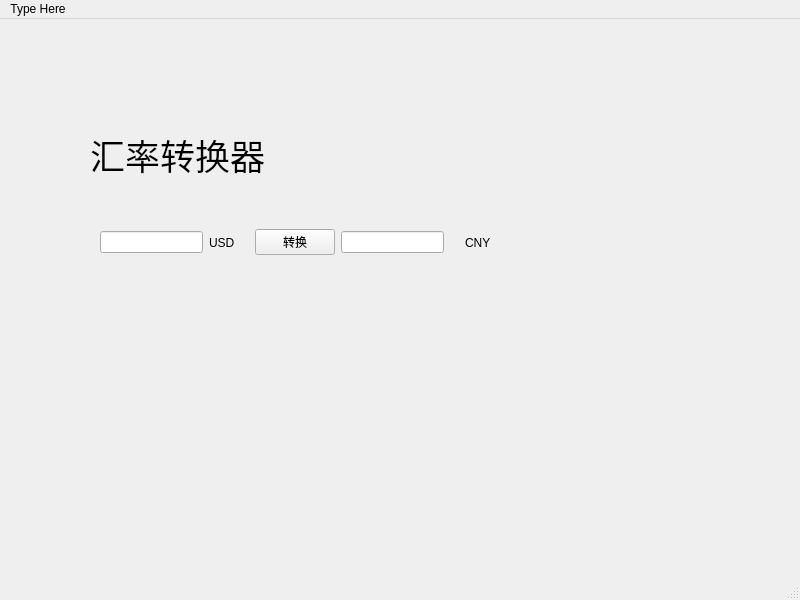
<?xml version="1.0" encoding="UTF-8"?>
<ui version="4.0">
 <class>MainWindow</class>
 <widget class="QMainWindow" name="MainWindow">
  <property name="geometry">
   <rect>
    <x>0</x>
    <y>0</y>
    <width>800</width>
    <height>600</height>
   </rect>
  </property>
  <property name="windowTitle">
   <string>MainWindow</string>
  </property>
  <widget class="QWidget" name="centralwidget">
   <widget class="QLabel" name="label">
    <property name="geometry">
     <rect>
      <x>90</x>
      <y>70</y>
      <width>271</width>
      <height>131</height>
     </rect>
    </property>
    <property name="font">
     <font>
      <family>04b_21</family>
      <pointsize>26</pointsize>
     </font>
    </property>
    <property name="text">
     <string>汇率转换器</string>
    </property>
   </widget>
   <widget class="QWidget" name="horizontalLayoutWidget">
    <property name="geometry">
     <rect>
      <x>100</x>
      <y>160</y>
      <width>391</width>
      <height>127</height>
     </rect>
    </property>
    <layout class="QHBoxLayout" name="horizontalLayout">
     <property name="topMargin">
      <number>20</number>
     </property>
     <property name="bottomMargin">
      <number>20</number>
     </property>
     <item>
      <widget class="QLineEdit" name="lineEdit"/>
     </item>
     <item>
      <widget class="QLabel" name="label_2">
       <property name="text">
        <string>USD</string>
       </property>
      </widget>
     </item>
     <item>
      <spacer name="horizontalSpacer">
       <property name="orientation">
        <enum>Qt::Horizontal</enum>
       </property>
       <property name="sizeHint" stdset="0">
        <size>
         <width>20</width>
         <height>20</height>
        </size>
       </property>
      </spacer>
     </item>
     <item>
      <widget class="QPushButton" name="pushButton">
       <property name="text">
        <string>转换</string>
       </property>
      </widget>
     </item>
     <item>
      <widget class="QLineEdit" name="lineEdit_2"/>
     </item>
     <item>
      <spacer name="horizontalSpacer_2">
       <property name="orientation">
        <enum>Qt::Horizontal</enum>
       </property>
       <property name="sizeHint" stdset="0">
        <size>
         <width>20</width>
         <height>20</height>
        </size>
       </property>
      </spacer>
     </item>
     <item>
      <widget class="QLabel" name="label_3">
       <property name="text">
        <string>CNY</string>
       </property>
      </widget>
     </item>
    </layout>
   </widget>
  </widget>
  <widget class="QMenuBar" name="menubar">
   <property name="geometry">
    <rect>
     <x>0</x>
     <y>0</y>
     <width>800</width>
     <height>26</height>
    </rect>
   </property>
   <widget class="QMenu" name="menuType_Here">
    <property name="title">
     <string>Type Here</string>
    </property>
   </widget>
   <addaction name="menuType_Here"/>
  </widget>
  <widget class="QStatusBar" name="statusbar"/>
 </widget>
 <resources/>
 <connections/>
</ui>
